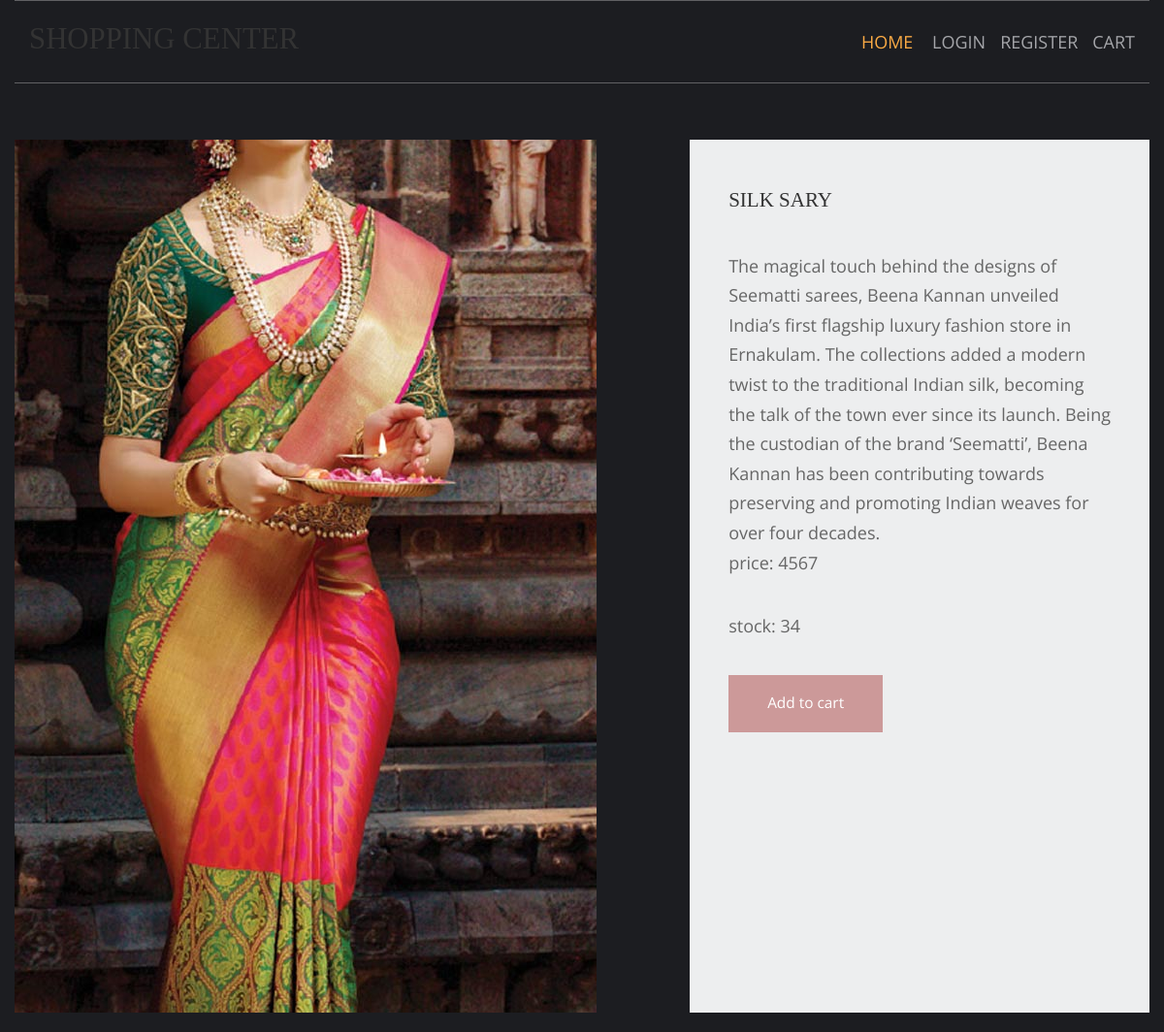
The page /women-dresses/silk-sary on the database its author committed.
### shop/models.py (models this page shows, shortened)
class products(models.Model):
    name = models.CharField(max_length=150, unique=True)
    slug = models.SlugField(max_length=250, unique=True)
    img = models.ImageField(upload_to="product")
    desc = models.TextField()
    stock = models.IntegerField()
    available = models.BooleanField()
    price = models.IntegerField()
    category = models.ForeignKey(categ, on_delete=models.CASCADE)

### shop/views.py (the view)
# urls.py: path('<slug:c_slug>/<slug:product_slug>', views.prodDetails, name='details'),
def prodDetails(request,c_slug,product_slug):
    try:
        prod=products.objects.get(category__slug=c_slug,slug=product_slug)
    except Exception as e:
        raise e
    return render(request,'item.html',{'pr':prod})

### template/item.html (shortened to what this page needs)
{% extends 'base.html' %}
{% load static %}
{% block content %}
<html lang="en">
<head>
    <link href="{% static 'pr/fontawesome/css/all.min.css' %}" rel="stylesheet" />
    <link href="{% static 'pr/css/templatemo-comparto.css' %}" rel="stylesheet" />
</head>
<body>
  <br><br>
        <section class="tm-mb-1" id="about">
            <div class="tm-row tm-about-row">
                <div class="tm-section-1-l">
                    <img src="{{pr.img.url}}" alt="About image" class="tm-img-responsive">
                </div>
                <article class="tm-section-1-r tm-bg-color-8">
                    <h2 class="tm-mb-2 tm-title-color">{{pr.name}}</h2>
                    <p>{{pr.desc}}<br>price: {{pr.price}}</p>
                    <p>stock: {{pr.stock}}</p>
  {% if pr.stock <= 0 %}
      <h1 style="color:red">sorry no stock left</h1>
                    {% else %}
                    <a href="{% url 'addcart' pr.id %}" class="tm-btn tm-btn-1 tm-link-to-services">Add to cart</a>
                    {% endif %}
                </article>
            </div>
        </section>
</body>
</html>
{% endblock %}

### static/hm/layout/styles/layout.css (style rules this page uses)
*, *::before, *::after { transition:all .3s ease-in-out; }
body { color:#A5A6AA; background-color:#1C1D21; }
a { color:#FBAB45; }

### static/pr/css/templatemo-comparto.css (style rules this page uses)
*, *::before, *::after { box-sizing: border-box; outline: none; }
ul, h1, h2, h3, h4, p, figure { padding: 0; margin: 0; }
body { font-family: 'Open Sans', Arial, sans-serif; font-size: 18px; overflow-x: hidden; padding-left: 15px; padding-right: 15px; margin: 0; }
h2 { font-size: 1.5rem; }
a { transition: all 0.3s ease; text-decoration: none; }
p { color: #666; line-height: 1.7; margin-bottom: 35px; }
h1, h2, h3, h4, h5, h6 { color: #333; }
.tm-mb-1 { margin-bottom: 20px; }
.tm-mb-2 { margin-bottom: 40px; }
.tm-bg-color-8 { background-color: #EDEEEF; }
.tm-img-responsive { max-width: 100%; height: auto; }
.tm-section-1-l { width: 57.85%; margin-right: 1.65%; }
.tm-section-1-r { padding: 50px 40px; width: 40.5%; }
.tm-row { display: flex; }
.tm-btn { display: inline-block; padding: 15px 40px; font-size: 1.1rem; border: none; background-color: #CC9999; color: white; }
a { color: #666; }

### static/hm/layout/styles/framework.css (style rules this page uses)
html { overflow-y:scroll; overflow-x:hidden; }
html, body { margin:0; padding:0; font-size:14px; line-height:1.6em; }
*, *::before, *::after { box-sizing:border-box; }
a { outline:none; text-decoration:none; }
img { width:auto; max-width:100%; height:auto; margin:0; padding:0; border:none; line-height:normal; vertical-align:middle; }
body, input, textarea, select { font-family:Verdana, Geneva, sans-serif; }
h1, h2, h3, h4, h5, h6, .heading { font-family:Georgia, "Times New Roman", Times, serif; }
::placeholder { opacity:1; }
h1, h2, h3, h4, h5, h6, .heading { margin:0 0 20px 0; font-size:1.4rem; line-height:normal; font-weight:normal; text-transform:uppercase; }
address, article, aside, figcaption, figure, footer, header, main, nav, section { display:block; margin:0; padding:0; }

### rows shown on the page
products: img (picture), name "SILK SARY", desc "The magical touch behind the designs of Seematti sarees, Beena Kannan unveiled India’s first flagship luxury fashion store in Ernakulam. The collections added a modern twist to the traditional Indian silk, becoming the talk of the town ever since its launch. Being the custodian of the brand ‘Seematti’, Beena Kannan has been contributing towards preserving and promoting Indian weaves for over four decades.", price "4567", stock "34"
